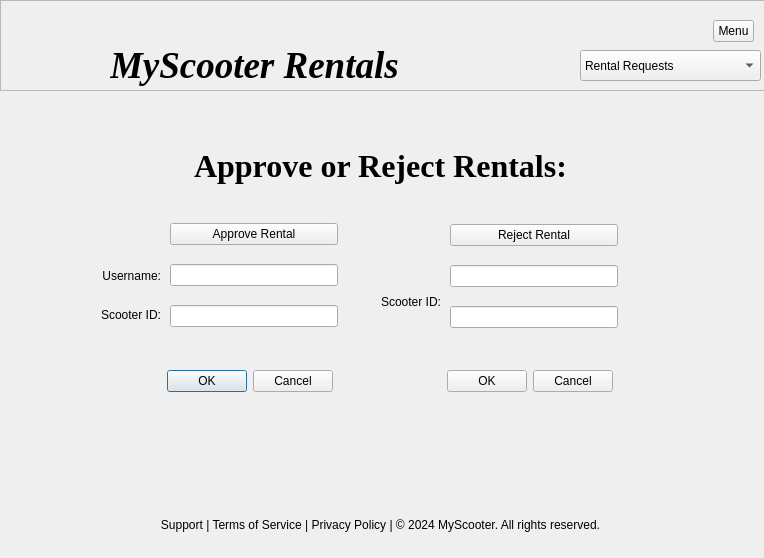
<?xml version="1.0" encoding="UTF-8"?>
<ui version="4.0">
 <class>scooterRequests</class>
 <widget class="QDialog" name="scooterRequests">
  <property name="geometry">
   <rect>
    <x>0</x>
    <y>0</y>
    <width>764</width>
    <height>558</height>
   </rect>
  </property>
  <property name="windowTitle">
   <string>Dialog</string>
  </property>
  <widget class="QFrame" name="frame">
   <property name="geometry">
    <rect>
     <x>0</x>
     <y>0</y>
     <width>771</width>
     <height>91</height>
    </rect>
   </property>
   <property name="frameShape">
    <enum>QFrame::StyledPanel</enum>
   </property>
   <property name="frameShadow">
    <enum>QFrame::Raised</enum>
   </property>
   <widget class="QLabel" name="label_2">
    <property name="geometry">
     <rect>
      <x>110</x>
      <y>40</y>
      <width>421</width>
      <height>50</height>
     </rect>
    </property>
    <property name="font">
     <font>
      <family>Times New Roman</family>
      <pointsize>28</pointsize>
      <italic>true</italic>
      <bold>true</bold>
     </font>
    </property>
    <property name="text">
     <string>MyScooter Rentals</string>
    </property>
   </widget>
   <widget class="QLabel" name="label">
    <property name="geometry">
     <rect>
      <x>10</x>
      <y>0</y>
      <width>81</width>
      <height>81</height>
     </rect>
    </property>
    <property name="text">
     <string/>
    </property>
    <property name="pixmap">
     <pixmap>../scooter.png</pixmap>
    </property>
    <property name="scaledContents">
     <bool>true</bool>
    </property>
    <property name="wordWrap">
     <bool>false</bool>
    </property>
   </widget>
   <widget class="QToolButton" name="toolButton">
    <property name="geometry">
     <rect>
      <x>713</x>
      <y>20</y>
      <width>41</width>
      <height>22</height>
     </rect>
    </property>
    <property name="text">
     <string>Menu</string>
    </property>
   </widget>
   <widget class="QComboBox" name="comboBox_13">
    <property name="geometry">
     <rect>
      <x>580</x>
      <y>50</y>
      <width>181</width>
      <height>31</height>
     </rect>
    </property>
    <property name="palette">
     <palette>
      <active>
       <colorrole role="WindowText">
        <brush brushstyle="SolidPattern">
         <color alpha="255">
          <red>255</red>
          <green>255</green>
          <blue>255</blue>
         </color>
        </brush>
       </colorrole>
      </active>
      <inactive>
       <colorrole role="WindowText">
        <brush brushstyle="SolidPattern">
         <color alpha="255">
          <red>255</red>
          <green>255</green>
          <blue>255</blue>
         </color>
        </brush>
       </colorrole>
      </inactive>
      <disabled/>
     </palette>
    </property>
    <item>
     <property name="text">
      <string>Rental Requests</string>
     </property>
    </item>
    <item>
     <property name="text">
      <string>Home</string>
     </property>
    </item>
    <item>
     <property name="text">
      <string>Account Management</string>
     </property>
    </item>
    <item>
     <property name="text">
      <string>Add/Delete/Update a Scooter</string>
     </property>
    </item>
    <item>
     <property name="text">
      <string>Log Out</string>
     </property>
    </item>
   </widget>
  </widget>
  <widget class="QWidget" name="verticalLayoutWidget">
   <property name="geometry">
    <rect>
     <x>170</x>
     <y>210</y>
     <width>168</width>
     <height>130</height>
    </rect>
   </property>
   <layout class="QVBoxLayout" name="verticalLayout">
    <item>
     <widget class="QPushButton" name="pushButton">
      <property name="text">
       <string>Approve Rental</string>
      </property>
     </widget>
    </item>
    <item>
     <widget class="QLineEdit" name="lineEdit">
      <property name="palette">
       <palette>
        <active>
         <colorrole role="Text">
          <brush brushstyle="SolidPattern">
           <color alpha="255">
            <red>255</red>
            <green>255</green>
            <blue>255</blue>
           </color>
          </brush>
         </colorrole>
        </active>
        <inactive>
         <colorrole role="Text">
          <brush brushstyle="SolidPattern">
           <color alpha="255">
            <red>255</red>
            <green>255</green>
            <blue>255</blue>
           </color>
          </brush>
         </colorrole>
        </inactive>
        <disabled/>
       </palette>
      </property>
     </widget>
    </item>
    <item>
     <widget class="QLineEdit" name="lineEdit_2">
      <property name="palette">
       <palette>
        <active>
         <colorrole role="Text">
          <brush brushstyle="SolidPattern">
           <color alpha="255">
            <red>255</red>
            <green>255</green>
            <blue>255</blue>
           </color>
          </brush>
         </colorrole>
        </active>
        <inactive>
         <colorrole role="Text">
          <brush brushstyle="SolidPattern">
           <color alpha="255">
            <red>255</red>
            <green>255</green>
            <blue>255</blue>
           </color>
          </brush>
         </colorrole>
        </inactive>
        <disabled/>
       </palette>
      </property>
     </widget>
    </item>
   </layout>
  </widget>
  <widget class="QLabel" name="label_5">
   <property name="geometry">
    <rect>
     <x>0</x>
     <y>140</y>
     <width>761</width>
     <height>51</height>
    </rect>
   </property>
   <property name="font">
    <font>
     <family>Times New Roman</family>
     <pointsize>24</pointsize>
     <italic>false</italic>
     <bold>true</bold>
    </font>
   </property>
   <property name="text">
    <string>Approve or Reject Rentals:</string>
   </property>
   <property name="alignment">
    <set>Qt::AlignCenter</set>
   </property>
  </widget>
  <widget class="QLabel" name="label_3">
   <property name="geometry">
    <rect>
     <x>0</x>
     <y>400</y>
     <width>761</width>
     <height>20</height>
    </rect>
   </property>
   <property name="text">
    <string/>
   </property>
   <property name="alignment">
    <set>Qt::AlignCenter</set>
   </property>
  </widget>
  <widget class="QWidget" name="verticalLayoutWidget_2">
   <property name="geometry">
    <rect>
     <x>450</x>
     <y>211</y>
     <width>168</width>
     <height>130</height>
    </rect>
   </property>
   <layout class="QVBoxLayout" name="verticalLayout_2">
    <item>
     <widget class="QPushButton" name="pushButton_2">
      <property name="text">
       <string>Reject Rental</string>
      </property>
     </widget>
    </item>
    <item>
     <widget class="QLineEdit" name="lineEdit_3">
      <property name="palette">
       <palette>
        <active>
         <colorrole role="Text">
          <brush brushstyle="SolidPattern">
           <color alpha="255">
            <red>255</red>
            <green>255</green>
            <blue>255</blue>
           </color>
          </brush>
         </colorrole>
        </active>
        <inactive>
         <colorrole role="Text">
          <brush brushstyle="SolidPattern">
           <color alpha="255">
            <red>255</red>
            <green>255</green>
            <blue>255</blue>
           </color>
          </brush>
         </colorrole>
        </inactive>
        <disabled/>
       </palette>
      </property>
     </widget>
    </item>
    <item>
     <widget class="QLineEdit" name="lineEdit_4">
      <property name="palette">
       <palette>
        <active>
         <colorrole role="Text">
          <brush brushstyle="SolidPattern">
           <color alpha="255">
            <red>255</red>
            <green>255</green>
            <blue>255</blue>
           </color>
          </brush>
         </colorrole>
        </active>
        <inactive>
         <colorrole role="Text">
          <brush brushstyle="SolidPattern">
           <color alpha="255">
            <red>255</red>
            <green>255</green>
            <blue>255</blue>
           </color>
          </brush>
         </colorrole>
        </inactive>
        <disabled/>
       </palette>
      </property>
     </widget>
    </item>
   </layout>
  </widget>
  <widget class="QLabel" name="label_4">
   <property name="geometry">
    <rect>
     <x>0</x>
     <y>509</y>
     <width>761</width>
     <height>31</height>
    </rect>
   </property>
   <property name="text">
    <string>Support | Terms of Service | Privacy Policy | © 2024 MyScooter. All rights reserved.</string>
   </property>
   <property name="alignment">
    <set>Qt::AlignCenter</set>
   </property>
  </widget>
  <widget class="QLabel" name="label_6">
   <property name="geometry">
    <rect>
     <x>90</x>
     <y>265</y>
     <width>71</width>
     <height>21</height>
    </rect>
   </property>
   <property name="text">
    <string>Username:</string>
   </property>
   <property name="alignment">
    <set>Qt::AlignRight|Qt::AlignTrailing|Qt::AlignVCenter</set>
   </property>
  </widget>
  <widget class="QLabel" name="label_7">
   <property name="geometry">
    <rect>
     <x>90</x>
     <y>305</y>
     <width>71</width>
     <height>20</height>
    </rect>
   </property>
   <property name="text">
    <string>Scooter ID:</string>
   </property>
   <property name="alignment">
    <set>Qt::AlignRight|Qt::AlignTrailing|Qt::AlignVCenter</set>
   </property>
  </widget>
  <widget class="QLabel" name="label_8">
   <property name="geometry">
    <rect>
     <x>370</x>
     <y>292</y>
     <width>71</width>
     <height>20</height>
    </rect>
   </property>
   <property name="text">
    <string>Scooter ID:</string>
   </property>
   <property name="alignment">
    <set>Qt::AlignRight|Qt::AlignTrailing|Qt::AlignVCenter</set>
   </property>
  </widget>
  <widget class="QDialogButtonBox" name="buttonBox">
   <property name="geometry">
    <rect>
     <x>167</x>
     <y>369</y>
     <width>166</width>
     <height>24</height>
    </rect>
   </property>
   <property name="standardButtons">
    <set>QDialogButtonBox::Cancel|QDialogButtonBox::Ok</set>
   </property>
  </widget>
  <widget class="QDialogButtonBox" name="buttonBox_2">
   <property name="geometry">
    <rect>
     <x>447</x>
     <y>369</y>
     <width>166</width>
     <height>24</height>
    </rect>
   </property>
   <property name="standardButtons">
    <set>QDialogButtonBox::Cancel|QDialogButtonBox::Ok</set>
   </property>
  </widget>
 </widget>
 <resources/>
 <connections/>
</ui>
